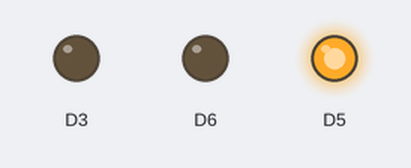
Simulated run of this sketch. Board: ESP8266 (NodeMCU). Shown: output pins drawn as LEDs (lit = HIGH). Random numbers use the default seed unless the sketch sets one.

Above: at 6.05 s.
At 19.4 s:
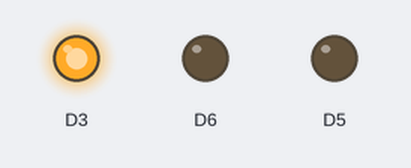
At 35.21 s:
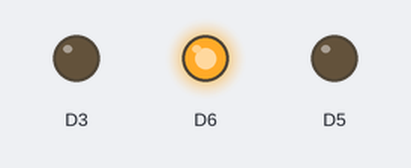
Timing chart, 0 to 40.0 s (numbered marks = the images above):
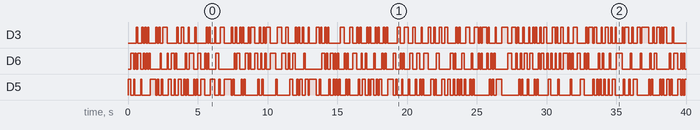

Measured:
- by itself, D3: LOW → HIGH at 0.60 s, → LOW 0.10 s later, → HIGH 0.30 s later, → LOW 0.10 s later, … (182 changes in this stretch)
- by itself, D6: LOW → HIGH at 0.20 s, → LOW 0.20 s later, → HIGH 0.10 s later, → LOW 0.10 s later, … (172 changes in this stretch)
- by itself, D5: LOW → HIGH at 0.00 s, → LOW 0.20 s later, → HIGH 0.20 s later, → LOW 0.10 s later, … (175 changes in this stretch)

The sketch:

sketch_feb28a.ino
```cpp
void setup() {
  pinMode(D3, OUTPUT);
  pinMode(D5, OUTPUT);
  pinMode(D6, OUTPUT);
}

void loop() {
  digitalWrite(D3, LOW);
  digitalWrite(D5, LOW);
  digitalWrite(D6, LOW);

  // get random values
  int A = random(1, 4);

  // if < set lamp
  if (A == 1)
    digitalWrite(D3, HIGH);

  if (A == 2)
    digitalWrite(D5, HIGH);

  if (A == 3)
    digitalWrite(D6, HIGH);


  delay(100);
}
```
